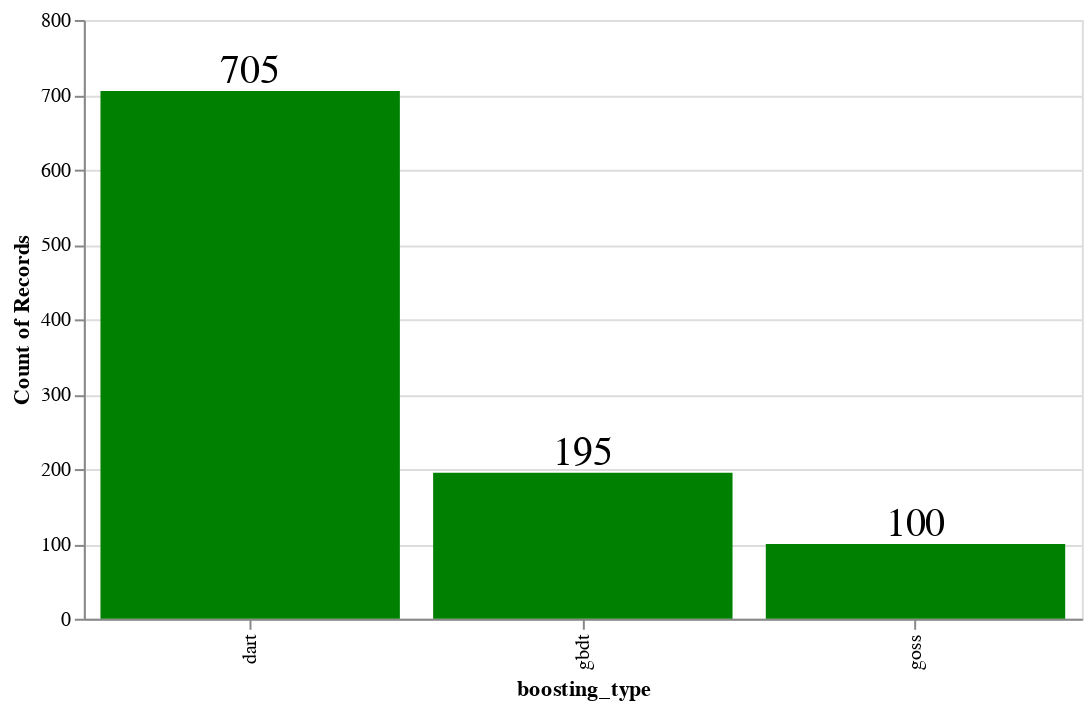

Notebook source saved alongside this figure:
### Code cell
bars = alt.Chart(bayes_params, width = 500).mark_bar(color = 'green').encode(x = 'boosting_type', y = alt.Y('count()', scale = alt.Scale(domain = [0, 800])))
text = bars.mark_text(size = 20, align = 'center', baseline = 'bottom').encode(text = 'count()')

bars + text

### Figure 1 — Vega-Lite specification as saved in the notebook (floating-point values rounded to 4 significant figures; data arrays with more than 128 entries replaced by an {"elided": "..."} marker saying what was removed)
{"config": {"view": {"continuousWidth": 400, "continuousHeight": 300}}, "layer": [{"mark": {"type": "bar", "color": "green"}, "encoding": {"x": {"type": "nominal", "field": "boosting_type"}, "y": {"type": "quantitative", "aggregate": "count", "scale": {"domain": [0, 800]}}}, "width": 500}, {"mark": {"type": "text", "align": "center", "baseline": "bottom", "size": 20}, "encoding": {"text": {"type": "quantitative", "aggregate": "count"}, "x": {"type": "nominal", "field": "boosting_type"}, "y": {"type": "quantitative", "aggregate": "count", "scale": {"domain": [0, 800]}}}, "width": 500}], "data": {"name": "data-d8b64857c9f5ae68d31e633e27a2dd16"}, "$schema": "https://vega.github.io/schema/vega-lite/v4.0.2.json", "datasets": {"data-d8b64857c9f5ae68d31e633e27a2dd16": {"elided": "1000 records"}}}
